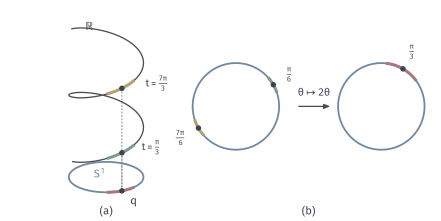

Recreate this plot in Python.
"""Local diffeomorphisms that are not injective: E(t)=(cos t,sin t) drawn as a helix over the circle, and the doubling map of the circle."""
from pathlib import Path
import sys
ROOT = next(p for p in Path(__file__).resolve().parents if (p/"build.sh").is_file() and (p/"tex/book.tex").is_file())
sys.path.insert(0, str(ROOT/"figures/04-spaces-measures-and-geometry/04-manifolds/matplotlib/mfd-common"))
from mfd3d import *
W, H = 112, 56
fig, ax = canvas(W, H)
view = View(35, 24)
pl = Placed(view, 27, 18, 9.5)
c = .3
def helix(t):
    return np.c_[np.cos(t), np.sin(t), c*t]
def base(t):
    return np.c_[np.cos(t), np.sin(t), np.full_like(t, -.8)]
t = np.linspace(-.5, 11.2, 1600)
th = np.linspace(0, 2*np.pi, 721)
ax.plot(*pl(base(th)).T, color=BLUE, lw=1.3, zorder=2)
ax.plot(*pl(helix(t)).T, color=STROKE, lw=.95, zorder=3)
q0 = np.pi/3
d = .42
for k in (0, 1):
    t0 = q0+2*np.pi*k
    seg = np.linspace(t0-d, t0+d, 80)
    ax.plot(*pl(helix(seg)).T, color=GREEN if k == 0 else YELLOW, lw=2.2, solid_capstyle='butt', zorder=5)
    a, b = pl(helix(np.array([t0])))[0], pl(base(np.array([q0])))[0]
    ax.plot([a[0], b[0]], [a[1], b[1]], color=MUTED, lw=.6, ls=(0, (2.2, 1.8)), zorder=2)
    dot(ax, a, INK, zorder=8)
seg = np.linspace(q0-d, q0+d, 80)
ax.plot(*pl(base(seg)).T, color=RED, lw=2.2, solid_capstyle='butt', zorder=5)
Q = pl(base(np.array([q0])))[0]
dot(ax, Q, INK, zorder=8)
label(ax, Q+[3, -2.6], '$q$', halo=True)
a0 = pl(helix(np.array([q0])))[0]; a1 = pl(helix(np.array([q0+2*np.pi])))[0]
label(ax, a0+[7.5, 1.2], r'$t=\frac{\pi}{3}$', 7.5, halo=True)
label(ax, a1+[9, 1.2], r'$t=\frac{7\pi}{3}$', 7.5, halo=True)
label(ax, pl(base(np.array([3.6])))[0]+[-3, -3], '$S^1$', color=BLUE)
label(ax, pl(helix(np.array([11.0])))[0]+[3.5, .5], 'ℝ', color=STROKE)
panel_tag(ax, 27, 1.6, '(a)')
# (b) doubling map
r = 11.; c1 = np.array([60., 29.]); c2 = np.array([97., 29.])
def on(c0, a, rr=r):
    return np.c_[c0[0]+rr*np.cos(a), c0[1]+rr*np.sin(a)]
ax.plot(*on(c1, th).T, color=BLUE, lw=1.3, zorder=2)
ax.plot(*on(c2, th).T, color=BLUE, lw=1.3, zorder=2)
d2 = .42
for k, col in zip((0, 1), (GREEN, YELLOW)):
    a0 = np.pi/6+k*np.pi
    seg = np.linspace(a0-d2/2, a0+d2/2, 40)
    ax.plot(*on(c1, seg).T, color=col, lw=2.2, solid_capstyle='butt', zorder=5)
    pt = on(c1, np.array([a0]))[0]
    dot(ax, pt, INK, zorder=8)
seg = np.linspace(np.pi/3-d2, np.pi/3+d2, 40)
ax.plot(*on(c2, seg).T, color=RED, lw=2.2, solid_capstyle='butt', zorder=5)
Qq = on(c2, np.array([np.pi/3]))[0]
dot(ax, Qq, INK, zorder=8)
label(ax, on(c1, np.array([np.pi/6]), r+4.8)[0], r'$\frac{\pi}{6}$', 7.5)
label(ax, on(c1, np.array([7*np.pi/6]), r+5.2)[0], r'$\frac{7\pi}{6}$', 7.5)
label(ax, on(c2, np.array([np.pi/3]), r+4.8)[0], r'$\frac{\pi}{3}$', 7.5)
arrow(ax, (c1[0]+r+5, 29), (c2[0]-r-2, 29), color=STROKE, lw=.9)
label(ax, ((c1[0]+c2[0]+3)/2, 32.4), r'$\theta\mapsto 2\theta$', 7.5)
panel_tag(ax, (c1[0]+c2[0])/2, 1.6, '(b)')
save(fig, Path(__file__).resolve().parent, 'figure', {'formula': 'helix (cos t,sin t,0.3 t) over circle, q at angle pi/3, half-width .42; doubling map arcs half-width .21 map onto arc half-width .42'})
